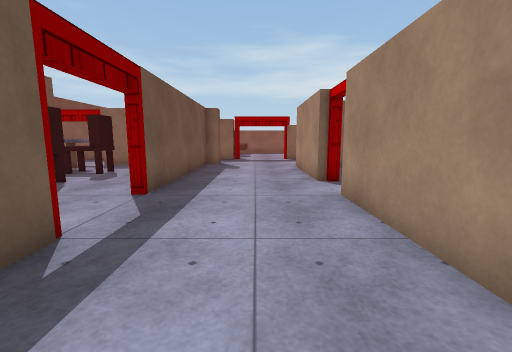
[1] (above)

19 first-person views from a walk through a scene from a Unity 3-D project. The camera is 1.2 m above the floor, tilts 8° down and sees 90° across. Doors are open. The floor is counted in squares, 1 m on a side. Each view is taken from the middle of a square. On the plan, view 1 faces up. The plan holds only what a view shows up to about 12 squares ahead; the rest is blank. The place goes on beyond the plan. The player is left out. Surface patterns are stand-ins for the level's own textures.

[2]
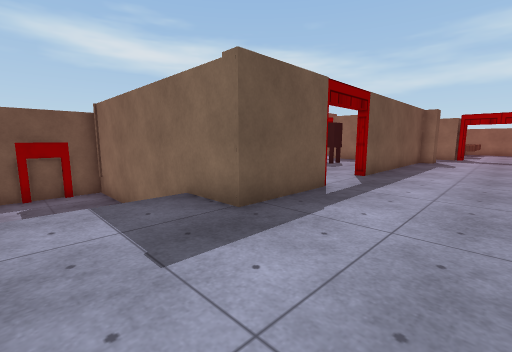

[3]
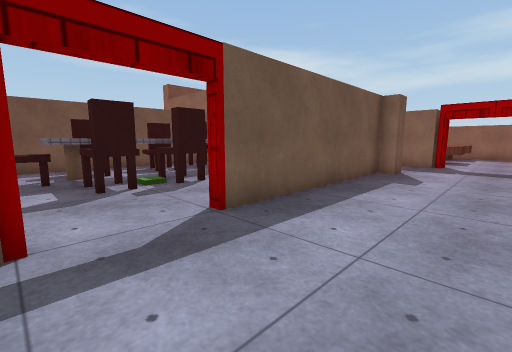

[4]
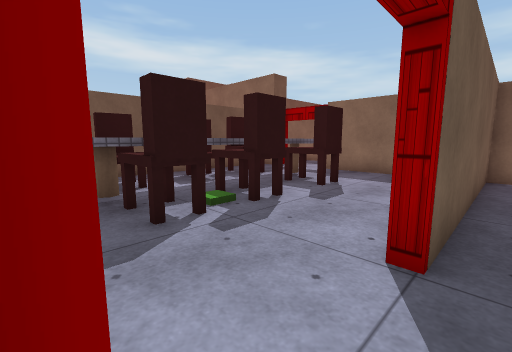

[5]
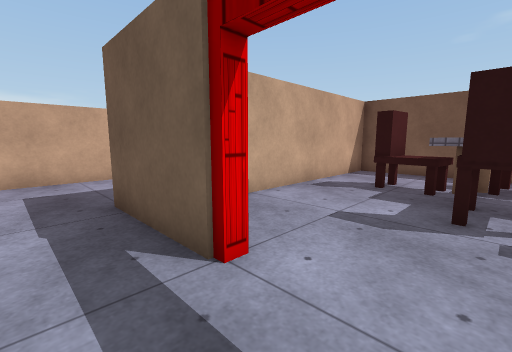

[6]
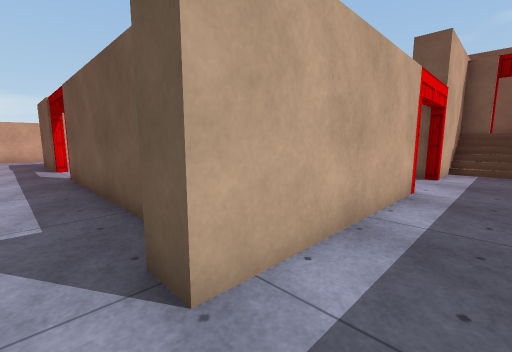

[7]
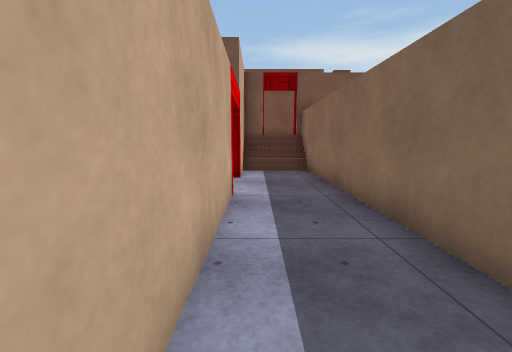

[8]
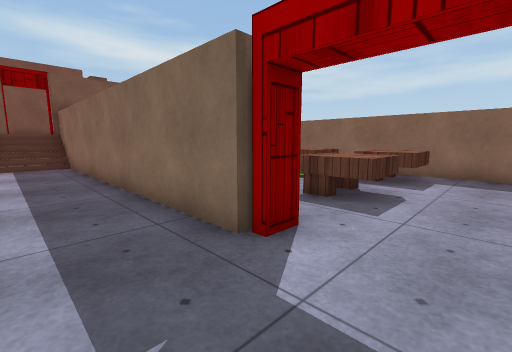

[9]
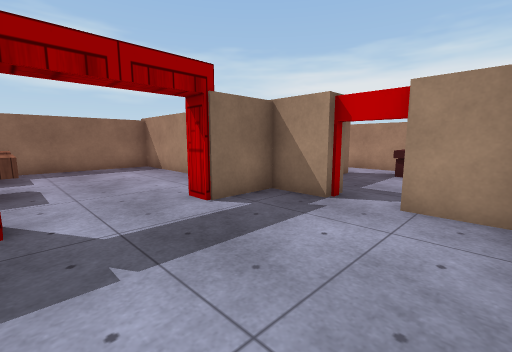

[10]
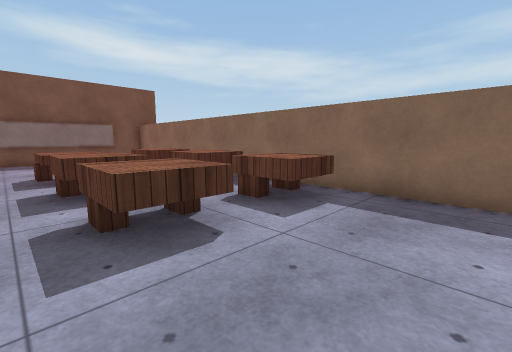

[11]
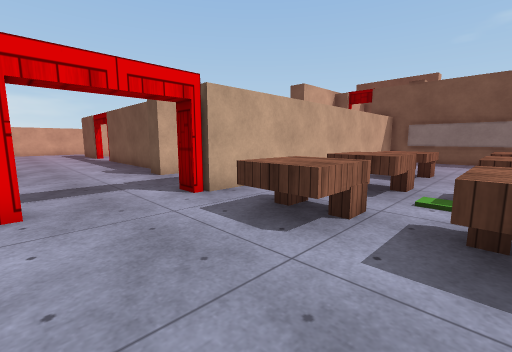

[12]
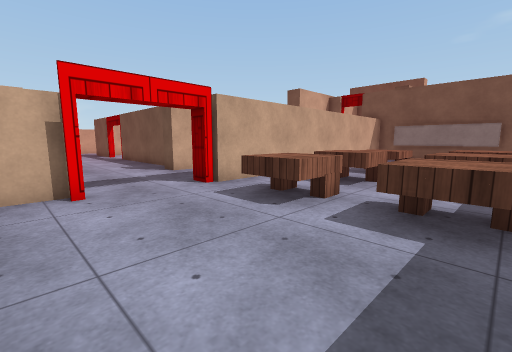

[13]
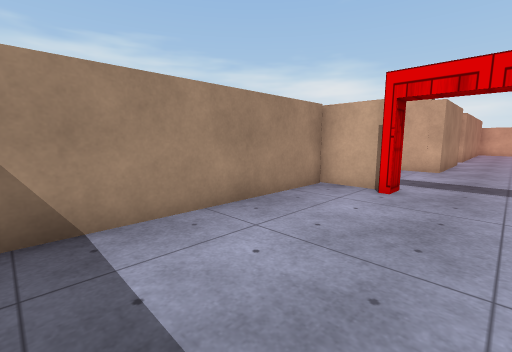

[14]
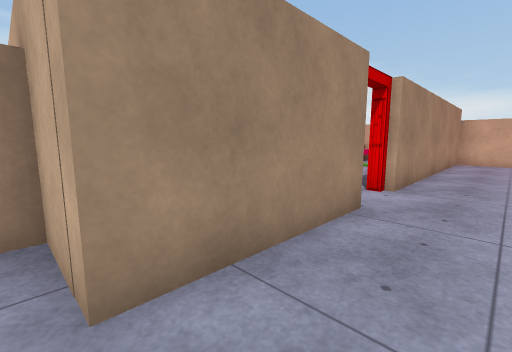

[15]
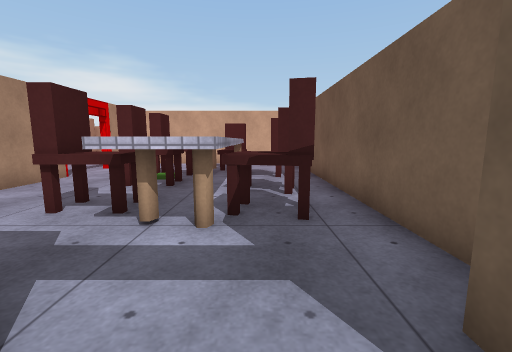

[16]
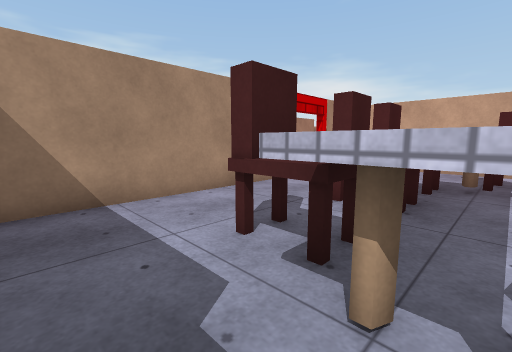

[17]
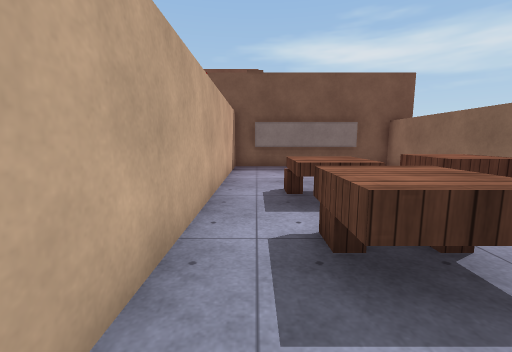

[18]
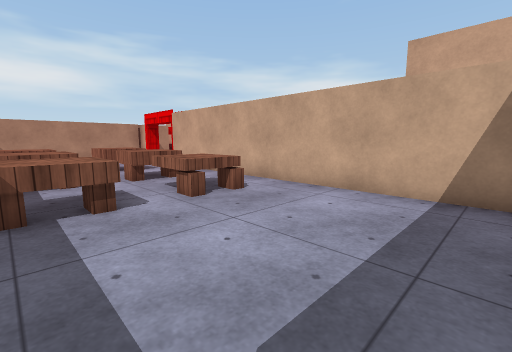

[19]
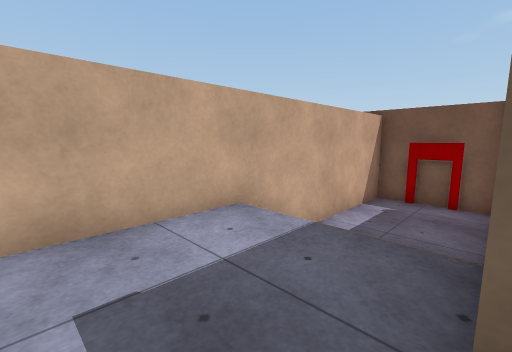

### Floor plan
Key: @ floor where view 1 was taken; # wall or solid block; . main floor; - floor 1 m lower than the main floor; / step, stairs or slope; D open door; ^ raised ledge; C chair; E desk; O other object.
Columns run from 14 left of view 1 to 4 right of it. Each row starts with its distance up from view 1.
 24 ###################
 23 #.....EE.EE.EE....#
 22 #.....EE.EE.EE....#
 21 #.................#
 20 #.....EE.EE.EE....#
 19 #.....EE.EE.EE....#
 18 #.................#
 17 ##############DD#.#
 16 #############DDD###
 15 DO................#
 14 #O................D
 13 ####DDD######.....D
 12    #.......#....###
 11    #..^^...#....##
 10    #CC^CC..#....#
  9    #CC CC..#....#
  8    #CC ^...#....#
  7    #CC CC..#....#
  6    #CC ^/..#....#
  5    #CC^CC..DD...#
  4    #..C^...DD...#
  3    #..C....D....#
  2    #.......#....#
  1    #########....#
  0    #########..@.#
 -1   ##----  /.....#
 -2   ##----  /.....#
 -3   #-----  /.....#
 -4   ###############

Positions as (right, up) in squares from view 1, and headings:
1: (0, 0), facing up
2: (1, -3), facing up-left
3: (1, 3), facing up-left
4: (-2, 3), facing up-left
5: (-1, 5), facing down-left
6: (-1, 15), facing down-left
7: (-2, 14), facing left
8: (1, 14), facing up-left
9: (-1, 12), facing up-right
10: (2, 18), facing up-left
11: (2, 22), facing down-left
12: (3, 23), facing down-left
13: (0, 23), facing down-right
14: (0, 12), facing down-right
15: (-9, 14), facing down
16: (-8, 12), facing down-right
17: (-2, 18), facing left
18: (-13, 23), facing down-right
19: (-1, 0), facing down-left
